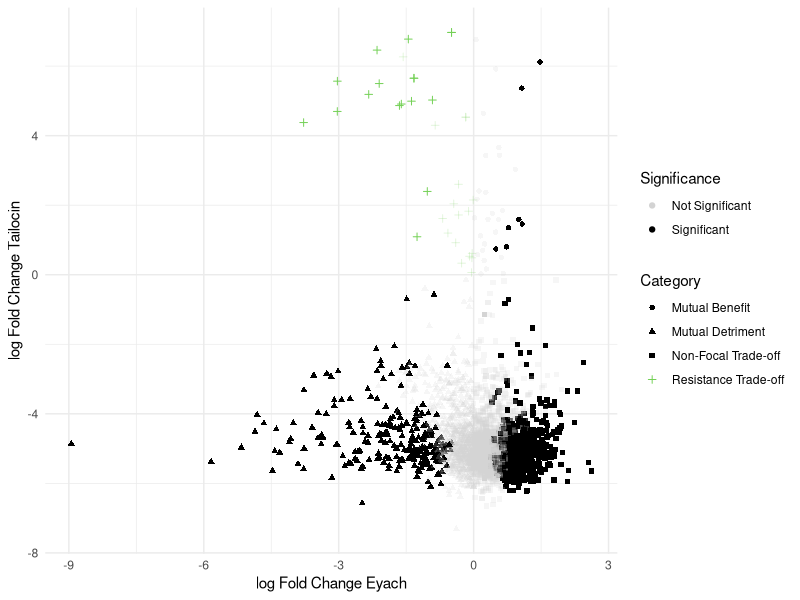
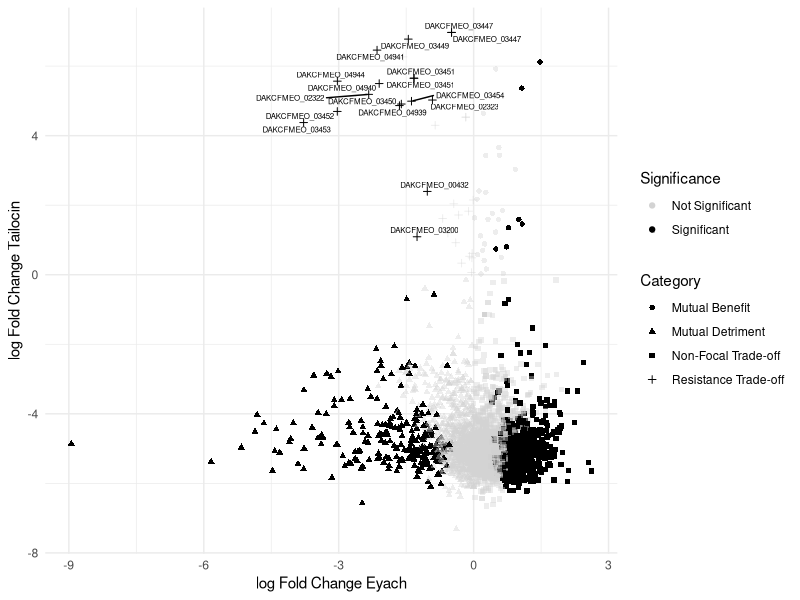
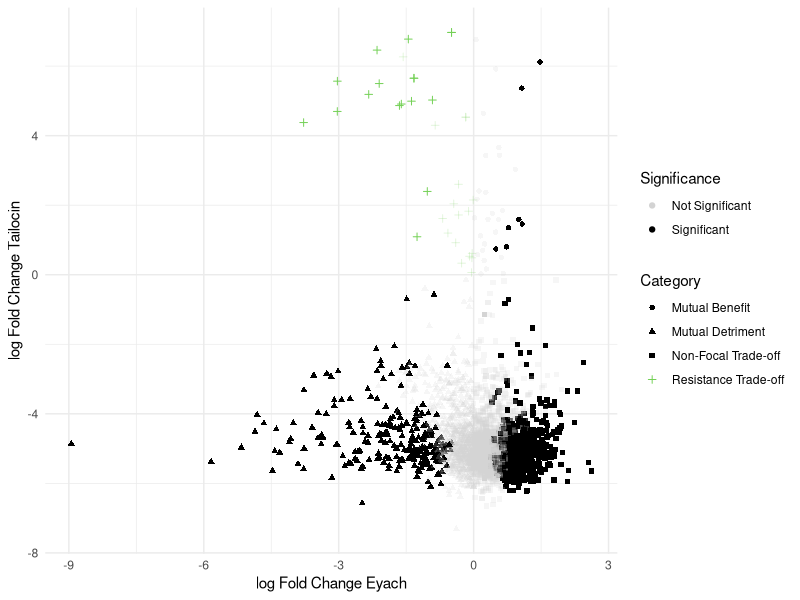

These figures' R source, in order:
# 04_tnseq_scatter.R
#
# Purpose:
#   Visualize TnSeq-derived plant fitness/phenotypes as a scatter (or similar summary).
#
# Input:
#   - data/04_tnseq_scatter/tailocin_plant_fitness.csv
#
# Output:
#   - figures/04_tnseq_scatter.pdf
#
# Dependencies:
#   dplyr, ggplot2, viridis
#
# Notes:
#   - Tailor axes/labels to fitness metric used in the CSV.

library(ggplot2)
library(dplyr)
library(viridis)
library(ggrepel)

# read in TnSeq data
dat <- read.csv("./data/04_tnseq_scatter/tailocin_plant_fitness.csv", sep = ",")

# see how many genes there are per category
table(dat$Category)
# see how many tailocin only treatments were significant
table(dat$Significance, dat$Category)

# plot
p <- ggplot(dat, aes(x = log2FoldChange_Ey, y = logFC_tailocin)) +
  # Plot all other points
  geom_point(data = subset(dat, Category != "Resistance Trade-off"),
             aes(color = Significance_for_both, shape = Category, 
                 alpha = Significance_for_both)) +
  # Plot Resistance Trade-off separately with dark purple color
  geom_point(data = subset(dat, Category == "Resistance Trade-off"),
             aes(shape = Category, alpha = Significance_for_both), color = "#73D055FF") +
  scale_color_manual(values = c("Significant" = "black", "Not Significant" = "lightgrey")) +
  scale_alpha_manual(values = c("Significant" = 1, "Not Significant" = 0.2), guide = "none") + 
  xlab("log Fold Change Eyach") + 
  ylab("log Fold Change Tailocin") +
  guides(color = guide_legend(title = "Significance")) + 
  theme_minimal()
p
# save 
ggsave("./figures/04_tnseq_scatter.pdf", p, width = 8, height = 6)

# add significant Resistance Trade-off gene labels
dat2_annotate <- subset(dat, Significance_for_both == "Significant" & Category == "Resistance Trade-off")
# Modify the plot to add labels
p2 <- ggplot(dat, aes(x = log2FoldChange_Ey, y = logFC_tailocin, 
                       color = Significance_for_both, shape = Category, 
                      alpha = Significance_for_both)) +
  geom_point() +  
  scale_color_manual(values = c("Significant" = "black", "Not Significant" = "lightgrey")) +
  scale_alpha_manual(values = c("Significant" = 1, "Not Significant" = 0.4), guide = "none") + 
  xlab("log Fold Change Eyach") + 
  ylab("log Fold Change Tailocin") +
  guides(color = guide_legend(title = "Significance")) + 
  theme_minimal() +
  geom_text_repel(data = dat2_annotate, aes(label = name_p25c2_new), size = 2, box.padding = 0.1)
p2 # for annotating genes in paper
